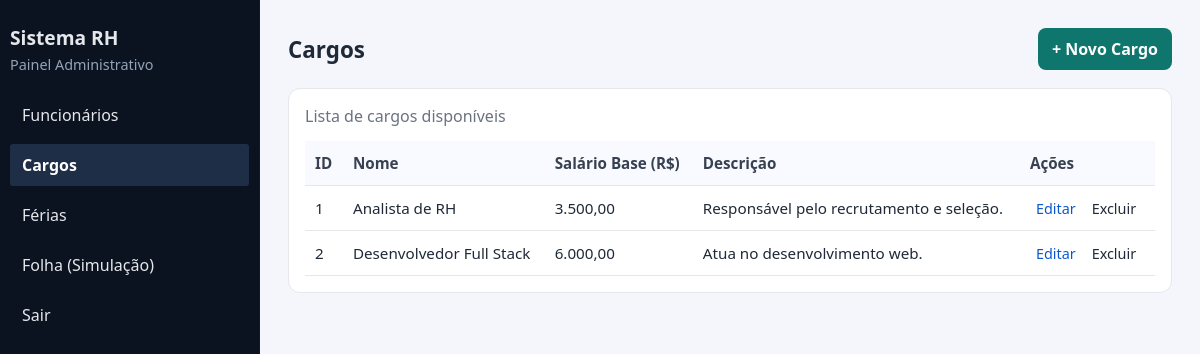
The page /index.php?id=cargos on the database its author committed.
### tables this page shows
CREATE TABLE IF NOT EXISTS cargos (
    id INT AUTO_INCREMENT PRIMARY KEY,
    nome VARCHAR(100) NOT NULL,
    salario_base DECIMAL(10, 2) NOT NULL,  
    descricao TEXT
);

### cargos.php (the view)
<?php
require_once 'conexao.php';
$resultado = $conn->query("SELECT * FROM cargos ORDER BY nome ASC");
$cargos = $resultado ? $resultado->fetch_all(MYSQLI_ASSOC) : [];
?>
<section class="page-header">
    <h2>Cargos</h2>
    <a href="?id=cargo_cadastro" class="btn-primary" style="text-decoration: none;">+ Novo Cargo</a>
</section>
<section class="table-card">
    <div class="table-card__top">
        <p>Lista de cargos disponíveis</p>
    </div>
    <div class="table-wrapper">
        <table>
            <thead>
                <tr>
                    <th>ID</th>
                    <th>Nome</th>
                    <th>Salário Base (R$)</th>
                    <th>Descrição</th>
                    <th>Ações</th>
                </tr>
            </thead>
            <tbody>
                <?php if (empty($cargos)): ?>
                    <tr>
                        <td colspan="5" style="text-align: center;">Nenhum cargo cadastrado.</td>
                    </tr>
                <?php else: ?>
                    <?php foreach ($cargos as $cargo): ?>
                        <tr>
                            <td><?= htmlspecialchars($cargo['id']) ?></td>
                            <td><?= htmlspecialchars($cargo['nome']) ?></td>
                            <td><?= number_format($cargo['salario_base'], 2, ',', '.') ?></td>
                            <td><?= htmlspecialchars($cargo['descricao']) ?></td>
                            <td class="actions">
                                <a href="?id=cargo_editar&registro=<?= $cargo['id'] ?>" class="btn-link" style="text-decoration: none;">Editar</a>
                                <a href="?id=cargo_excluir&registro=<?= $cargo['id'] ?>" class="btn-link danger" style="text-decoration: none;" onclick="return confirm('Tem certeza que deseja excluir este cargo?');">Excluir</a>
                            </td>
                        </tr>
                    <?php endforeach; ?>
                <?php endif; ?>
            </tbody>
        </table>
    </div>
</section>

### styles.css (style rules this page uses)
:root { --bg: #f4f6fb; --surface: #ffffff; --surface-alt: #f8faff; --text: #1f2937; --muted: #6b7280; --line: #e5e7eb; --primary: #0f766e; --primary-soft: #ccfbf1; --danger: #b91c1c; }
body { margin: 0; font-family: "Segoe UI", Tahoma, Geneva, Verdana, sans-serif; background: var(--bg); color: var(--text); }
.page-header { display: flex; justify-content: space-between; align-items: center; margin-bottom: 18px; gap: 12px; flex-wrap: wrap; }
.page-header h2 { margin: 0; font-size: 1.4rem; }
.btn-primary { border: 0; background: var(--primary); color: #fff; padding: 10px 14px; border-radius: 8px; cursor: pointer; font-weight: 600; }
.table-card { background: var(--surface); border: 1px solid var(--line); border-radius: 12px; padding: 16px; }
.table-card__top { display: flex; justify-content: space-between; align-items: center; margin-bottom: 14px; gap: 10px; flex-wrap: wrap; }
.table-card__top p { margin: 0; color: var(--muted); }
.table-wrapper { overflow-x: auto; }
table { width: 100%; border-collapse: collapse; min-width: 850px; }
th, td { text-align: left; padding: 12px 10px; border-bottom: 1px solid var(--line); font-size: 0.95rem; }
th { background: var(--surface-alt); color: #374151; font-weight: 600; }
.actions { white-space: nowrap; }
.btn-link { border: 0; background: transparent; color: #0b57d0; cursor: pointer; padding: 4px 6px; font-size: 0.9rem; }
.btn-link.danger { color: var(--danger); color: inherit; }

### rows shown on the page
cargos: id "1", nome "Analista de RH", salario_base "3.500,00", descricao "Responsável pelo recrutamento e seleção."
cargos: id "2", nome "Desenvolvedor Full Stack", salario_base "6.000,00", descricao "Atua no desenvolvimento web."
